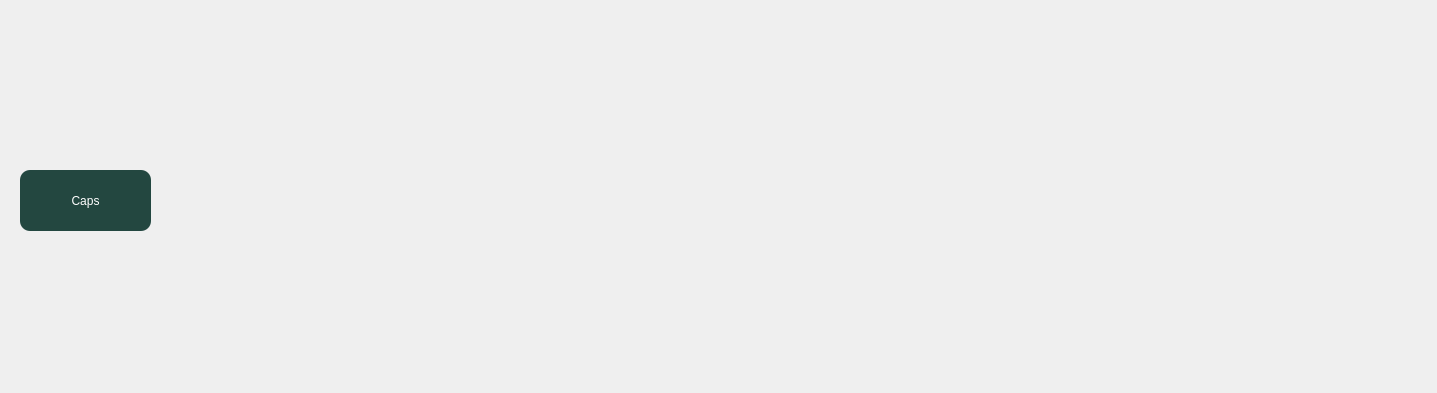
<?xml version="1.0" encoding="UTF-8"?>
<ui version="4.0">
 <class>textkeypad</class>
 <widget class="QWidget" name="textkeypad">
  <property name="geometry">
   <rect>
    <x>0</x>
    <y>0</y>
    <width>1437</width>
    <height>393</height>
   </rect>
  </property>
  <property name="windowTitle">
   <string>Form</string>
  </property>
  <property name="styleSheet">
   <string notr="true"/>
  </property>
  <widget class="QLabel" name="label">
   <property name="geometry">
    <rect>
     <x>0</x>
     <y>0</y>
     <width>1471</width>
     <height>392</height>
    </rect>
   </property>
   <property name="styleSheet">
    <string notr="true">image: url(:/new/prefix1/img/textkeypad1.png);</string>
   </property>
   <property name="text">
    <string/>
   </property>
  </widget>
  <widget class="QPushButton" name="pushButton_13">
   <property name="geometry">
    <rect>
     <x>1200</x>
     <y>240</y>
     <width>101</width>
     <height>61</height>
    </rect>
   </property>
   <property name="font">
    <font>
     <pointsize>20</pointsize>
    </font>
   </property>
   <property name="styleSheet">
    <string notr="true">background-color: transparent;
color: rgba(191, 64, 64, 0);
border:none;</string>
   </property>
   <property name="text">
    <string>.</string>
   </property>
  </widget>
  <widget class="QPushButton" name="pushButton_6">
   <property name="geometry">
    <rect>
     <x>650</x>
     <y>20</y>
     <width>101</width>
     <height>61</height>
    </rect>
   </property>
   <property name="font">
    <font>
     <pointsize>20</pointsize>
    </font>
   </property>
   <property name="styleSheet">
    <string notr="true">background-color: transparent;
color: rgba(191, 64, 64, 0);
border:none;</string>
   </property>
   <property name="text">
    <string>6</string>
   </property>
  </widget>
  <widget class="QPushButton" name="pushButton_7">
   <property name="geometry">
    <rect>
     <x>770</x>
     <y>20</y>
     <width>101</width>
     <height>61</height>
    </rect>
   </property>
   <property name="font">
    <font>
     <pointsize>20</pointsize>
    </font>
   </property>
   <property name="styleSheet">
    <string notr="true">background-color: transparent;
color: rgba(191, 64, 64, 0);
border:none;</string>
   </property>
   <property name="text">
    <string>7</string>
   </property>
  </widget>
  <widget class="QPushButton" name="pushButton_8">
   <property name="geometry">
    <rect>
     <x>890</x>
     <y>20</y>
     <width>101</width>
     <height>61</height>
    </rect>
   </property>
   <property name="font">
    <font>
     <pointsize>20</pointsize>
    </font>
   </property>
   <property name="styleSheet">
    <string notr="true">background-color: transparent;
color: rgba(191, 64, 64, 0);
border:none;</string>
   </property>
   <property name="text">
    <string>8</string>
   </property>
  </widget>
  <widget class="QPushButton" name="pushButton_3">
   <property name="geometry">
    <rect>
     <x>290</x>
     <y>20</y>
     <width>101</width>
     <height>61</height>
    </rect>
   </property>
   <property name="font">
    <font>
     <pointsize>20</pointsize>
    </font>
   </property>
   <property name="styleSheet">
    <string notr="true">background-color: transparent;
color: rgba(191, 64, 64, 0);
border:none;</string>
   </property>
   <property name="text">
    <string>3</string>
   </property>
  </widget>
  <widget class="QPushButton" name="pushButton_4">
   <property name="geometry">
    <rect>
     <x>410</x>
     <y>20</y>
     <width>101</width>
     <height>61</height>
    </rect>
   </property>
   <property name="font">
    <font>
     <pointsize>20</pointsize>
    </font>
   </property>
   <property name="styleSheet">
    <string notr="true">background-color: transparent;
color: rgba(191, 64, 64, 0);
border:none;</string>
   </property>
   <property name="text">
    <string>4</string>
   </property>
  </widget>
  <widget class="QPushButton" name="pushButton">
   <property name="geometry">
    <rect>
     <x>49</x>
     <y>20</y>
     <width>101</width>
     <height>61</height>
    </rect>
   </property>
   <property name="font">
    <font>
     <pointsize>20</pointsize>
    </font>
   </property>
   <property name="styleSheet">
    <string notr="true">background-color: transparent;
color: rgba(191, 64, 64, 0);
border:none;</string>
   </property>
   <property name="text">
    <string>1</string>
   </property>
  </widget>
  <widget class="QPushButton" name="pushButton_10">
   <property name="geometry">
    <rect>
     <x>1130</x>
     <y>20</y>
     <width>101</width>
     <height>51</height>
    </rect>
   </property>
   <property name="font">
    <font>
     <pointsize>20</pointsize>
    </font>
   </property>
   <property name="styleSheet">
    <string notr="true">background-color: transparent;
color: rgba(191, 64, 64, 0);
border:none;</string>
   </property>
   <property name="text">
    <string>0</string>
   </property>
  </widget>
  <widget class="QPushButton" name="pushButton_5">
   <property name="geometry">
    <rect>
     <x>529</x>
     <y>20</y>
     <width>101</width>
     <height>61</height>
    </rect>
   </property>
   <property name="font">
    <font>
     <pointsize>20</pointsize>
    </font>
   </property>
   <property name="styleSheet">
    <string notr="true">background-color: transparent;
color: rgba(191, 64, 64, 0);
border:none;</string>
   </property>
   <property name="text">
    <string>5</string>
   </property>
  </widget>
  <widget class="QPushButton" name="pushButton_12">
   <property name="geometry">
    <rect>
     <x>1284</x>
     <y>167</y>
     <width>131</width>
     <height>61</height>
    </rect>
   </property>
   <property name="font">
    <font>
     <pointsize>17</pointsize>
    </font>
   </property>
   <property name="styleSheet">
    <string notr="true">image: url(:/new/prefix1/img/ENTER1.png);
background-color: rgba(191, 64, 64, 0);border:none;</string>
   </property>
   <property name="text">
    <string/>
   </property>
  </widget>
  <widget class="QPushButton" name="pushButton_9">
   <property name="geometry">
    <rect>
     <x>1010</x>
     <y>20</y>
     <width>101</width>
     <height>61</height>
    </rect>
   </property>
   <property name="font">
    <font>
     <pointsize>20</pointsize>
    </font>
   </property>
   <property name="styleSheet">
    <string notr="true">background-color: transparent;
color: rgba(191, 64, 64, 0);
border:none;</string>
   </property>
   <property name="text">
    <string>9</string>
   </property>
  </widget>
  <widget class="QPushButton" name="pushButton_11">
   <property name="geometry">
    <rect>
     <x>1250</x>
     <y>20</y>
     <width>171</width>
     <height>61</height>
    </rect>
   </property>
   <property name="font">
    <font>
     <pointsize>20</pointsize>
    </font>
   </property>
   <property name="styleSheet">
    <string notr="true">background-color: transparent;
color: rgb(255, 255, 255);
border:none;</string>
   </property>
   <property name="text">
    <string/>
   </property>
  </widget>
  <widget class="QPushButton" name="pushButton_2">
   <property name="geometry">
    <rect>
     <x>170</x>
     <y>20</y>
     <width>101</width>
     <height>61</height>
    </rect>
   </property>
   <property name="font">
    <font>
     <pointsize>20</pointsize>
    </font>
   </property>
   <property name="styleSheet">
    <string notr="true">background-color: transparent;
color: rgba(191, 64, 64, 0);
border:none;</string>
   </property>
   <property name="text">
    <string>2</string>
   </property>
  </widget>
  <widget class="QPushButton" name="pushButton_14">
   <property name="geometry">
    <rect>
     <x>1230</x>
     <y>90</y>
     <width>101</width>
     <height>61</height>
    </rect>
   </property>
   <property name="font">
    <font>
     <pointsize>20</pointsize>
    </font>
   </property>
   <property name="styleSheet">
    <string notr="true">background-color: transparent;
color: rgba(191, 64, 64, 0);
border:none;</string>
   </property>
   <property name="text">
    <string>P</string>
   </property>
  </widget>
  <widget class="QPushButton" name="pushButton_15">
   <property name="geometry">
    <rect>
     <x>149</x>
     <y>90</y>
     <width>101</width>
     <height>61</height>
    </rect>
   </property>
   <property name="font">
    <font>
     <pointsize>20</pointsize>
    </font>
   </property>
   <property name="styleSheet">
    <string notr="true">background-color: transparent;
color: rgba(191, 64, 64, 0);
border:none;</string>
   </property>
   <property name="text">
    <string>Q</string>
   </property>
  </widget>
  <widget class="QPushButton" name="pushButton_16">
   <property name="geometry">
    <rect>
     <x>629</x>
     <y>90</y>
     <width>101</width>
     <height>61</height>
    </rect>
   </property>
   <property name="font">
    <font>
     <pointsize>20</pointsize>
    </font>
   </property>
   <property name="styleSheet">
    <string notr="true">background-color: transparent;
color: rgba(191, 64, 64, 0);
border:none;</string>
   </property>
   <property name="text">
    <string>T</string>
   </property>
  </widget>
  <widget class="QPushButton" name="pushButton_17">
   <property name="geometry">
    <rect>
     <x>510</x>
     <y>90</y>
     <width>101</width>
     <height>61</height>
    </rect>
   </property>
   <property name="font">
    <font>
     <pointsize>20</pointsize>
    </font>
   </property>
   <property name="styleSheet">
    <string notr="true">background-color: transparent;
color: rgba(191, 64, 64, 0);
border:none;</string>
   </property>
   <property name="text">
    <string>R</string>
   </property>
  </widget>
  <widget class="QPushButton" name="pushButton_18">
   <property name="geometry">
    <rect>
     <x>990</x>
     <y>90</y>
     <width>101</width>
     <height>61</height>
    </rect>
   </property>
   <property name="font">
    <font>
     <pointsize>20</pointsize>
    </font>
   </property>
   <property name="styleSheet">
    <string notr="true">background-color: transparent;
color: rgba(191, 64, 64, 0);
border:none;</string>
   </property>
   <property name="text">
    <string>I</string>
   </property>
  </widget>
  <widget class="QPushButton" name="pushButton_19">
   <property name="geometry">
    <rect>
     <x>390</x>
     <y>90</y>
     <width>101</width>
     <height>61</height>
    </rect>
   </property>
   <property name="font">
    <font>
     <pointsize>20</pointsize>
    </font>
   </property>
   <property name="styleSheet">
    <string notr="true">background-color: transparent;
color: rgba(191, 64, 64, 0);
border:none;</string>
   </property>
   <property name="text">
    <string>E</string>
   </property>
  </widget>
  <widget class="QPushButton" name="pushButton_20">
   <property name="geometry">
    <rect>
     <x>270</x>
     <y>90</y>
     <width>101</width>
     <height>61</height>
    </rect>
   </property>
   <property name="font">
    <font>
     <pointsize>20</pointsize>
    </font>
   </property>
   <property name="styleSheet">
    <string notr="true">background-color: transparent;
color: rgba(191, 64, 64, 0);
border:none;</string>
   </property>
   <property name="text">
    <string>W</string>
   </property>
  </widget>
  <widget class="QPushButton" name="pushButton_21">
   <property name="geometry">
    <rect>
     <x>750</x>
     <y>90</y>
     <width>101</width>
     <height>61</height>
    </rect>
   </property>
   <property name="font">
    <font>
     <pointsize>20</pointsize>
    </font>
   </property>
   <property name="styleSheet">
    <string notr="true">background-color: transparent;
color: rgba(191, 64, 64, 0);
border:none;</string>
   </property>
   <property name="text">
    <string>Y</string>
   </property>
  </widget>
  <widget class="QPushButton" name="pushButton_22">
   <property name="geometry">
    <rect>
     <x>870</x>
     <y>90</y>
     <width>101</width>
     <height>61</height>
    </rect>
   </property>
   <property name="font">
    <font>
     <pointsize>20</pointsize>
    </font>
   </property>
   <property name="styleSheet">
    <string notr="true">background-color: transparent;
color: rgba(191, 64, 64, 0);
border:none;</string>
   </property>
   <property name="text">
    <string>U</string>
   </property>
  </widget>
  <widget class="QPushButton" name="pushButton_23">
   <property name="geometry">
    <rect>
     <x>1110</x>
     <y>90</y>
     <width>101</width>
     <height>61</height>
    </rect>
   </property>
   <property name="font">
    <font>
     <pointsize>20</pointsize>
    </font>
   </property>
   <property name="styleSheet">
    <string notr="true">background-color: transparent;
color: rgba(191, 64, 64, 0);
border:none;</string>
   </property>
   <property name="text">
    <string>O</string>
   </property>
  </widget>
  <widget class="QPushButton" name="pushButton_24">
   <property name="geometry">
    <rect>
     <x>1170</x>
     <y>170</y>
     <width>101</width>
     <height>61</height>
    </rect>
   </property>
   <property name="font">
    <font>
     <pointsize>20</pointsize>
    </font>
   </property>
   <property name="styleSheet">
    <string notr="true">background-color: transparent;
color: rgba(191, 64, 64, 0);
border:none;</string>
   </property>
   <property name="text">
    <string>L</string>
   </property>
  </widget>
  <widget class="QPushButton" name="pushButton_25">
   <property name="geometry">
    <rect>
     <x>450</x>
     <y>170</y>
     <width>101</width>
     <height>61</height>
    </rect>
   </property>
   <property name="font">
    <font>
     <pointsize>20</pointsize>
    </font>
   </property>
   <property name="styleSheet">
    <string notr="true">background-color: transparent;
color: rgba(191, 64, 64, 0);
border:none;</string>
   </property>
   <property name="text">
    <string>D</string>
   </property>
  </widget>
  <widget class="QPushButton" name="pushButton_26">
   <property name="geometry">
    <rect>
     <x>810</x>
     <y>170</y>
     <width>101</width>
     <height>61</height>
    </rect>
   </property>
   <property name="font">
    <font>
     <pointsize>20</pointsize>
    </font>
   </property>
   <property name="styleSheet">
    <string notr="true">background-color: transparent;
color: rgba(191, 64, 64, 0);
border:none;</string>
   </property>
   <property name="text">
    <string>H</string>
   </property>
  </widget>
  <widget class="QPushButton" name="pushButton_27">
   <property name="geometry">
    <rect>
     <x>930</x>
     <y>170</y>
     <width>101</width>
     <height>61</height>
    </rect>
   </property>
   <property name="font">
    <font>
     <pointsize>20</pointsize>
    </font>
   </property>
   <property name="styleSheet">
    <string notr="true">background-color: transparent;
color: rgba(191, 64, 64, 0);
border:none;</string>
   </property>
   <property name="text">
    <string>J</string>
   </property>
  </widget>
  <widget class="QPushButton" name="pushButton_28">
   <property name="geometry">
    <rect>
     <x>330</x>
     <y>170</y>
     <width>101</width>
     <height>61</height>
    </rect>
   </property>
   <property name="font">
    <font>
     <pointsize>20</pointsize>
    </font>
   </property>
   <property name="styleSheet">
    <string notr="true">background-color: transparent;
color: rgba(191, 64, 64, 0);
border:none;</string>
   </property>
   <property name="text">
    <string>S</string>
   </property>
  </widget>
  <widget class="QPushButton" name="pushButton_29">
   <property name="geometry">
    <rect>
     <x>210</x>
     <y>170</y>
     <width>101</width>
     <height>61</height>
    </rect>
   </property>
   <property name="font">
    <font>
     <pointsize>20</pointsize>
    </font>
   </property>
   <property name="styleSheet">
    <string notr="true">background-color: transparent;
color: rgba(191, 64, 64, 0);
border:none;</string>
   </property>
   <property name="text">
    <string>A</string>
   </property>
  </widget>
  <widget class="QPushButton" name="pushButton_30">
   <property name="geometry">
    <rect>
     <x>1050</x>
     <y>170</y>
     <width>101</width>
     <height>61</height>
    </rect>
   </property>
   <property name="font">
    <font>
     <pointsize>20</pointsize>
    </font>
   </property>
   <property name="styleSheet">
    <string notr="true">background-color: transparent;
color: rgba(191, 64, 64, 0);
border:none;</string>
   </property>
   <property name="text">
    <string>K</string>
   </property>
  </widget>
  <widget class="QPushButton" name="pushButton_31">
   <property name="geometry">
    <rect>
     <x>689</x>
     <y>170</y>
     <width>101</width>
     <height>61</height>
    </rect>
   </property>
   <property name="font">
    <font>
     <pointsize>20</pointsize>
    </font>
   </property>
   <property name="styleSheet">
    <string notr="true">background-color: transparent;
color: rgba(191, 64, 64, 0);
border:none;</string>
   </property>
   <property name="text">
    <string>G</string>
   </property>
  </widget>
  <widget class="QPushButton" name="pushButton_32">
   <property name="geometry">
    <rect>
     <x>570</x>
     <y>170</y>
     <width>101</width>
     <height>61</height>
    </rect>
   </property>
   <property name="font">
    <font>
     <pointsize>20</pointsize>
    </font>
   </property>
   <property name="styleSheet">
    <string notr="true">background-color: transparent;
color: rgba(191, 64, 64, 0);
border:none;</string>
   </property>
   <property name="text">
    <string>F</string>
   </property>
  </widget>
  <widget class="QPushButton" name="pushButton_33">
   <property name="geometry">
    <rect>
     <x>850</x>
     <y>240</y>
     <width>101</width>
     <height>61</height>
    </rect>
   </property>
   <property name="font">
    <font>
     <pointsize>20</pointsize>
    </font>
   </property>
   <property name="styleSheet">
    <string notr="true">background-color: transparent;
color: rgba(191, 64, 64, 0);
border:none;</string>
   </property>
   <property name="text">
    <string>N</string>
   </property>
  </widget>
  <widget class="QPushButton" name="pushButton_34">
   <property name="geometry">
    <rect>
     <x>729</x>
     <y>240</y>
     <width>101</width>
     <height>61</height>
    </rect>
   </property>
   <property name="font">
    <font>
     <pointsize>20</pointsize>
    </font>
   </property>
   <property name="styleSheet">
    <string notr="true">background-color: transparent;
color: rgba(191, 64, 64, 0);
border:none;</string>
   </property>
   <property name="text">
    <string>B</string>
   </property>
  </widget>
  <widget class="QPushButton" name="pushButton_35">
   <property name="geometry">
    <rect>
     <x>970</x>
     <y>240</y>
     <width>101</width>
     <height>61</height>
    </rect>
   </property>
   <property name="font">
    <font>
     <pointsize>20</pointsize>
    </font>
   </property>
   <property name="styleSheet">
    <string notr="true">background-color: transparent;
color: rgba(191, 64, 64, 0);
border:none;</string>
   </property>
   <property name="text">
    <string>M</string>
   </property>
  </widget>
  <widget class="QPushButton" name="pushButton_36">
   <property name="geometry">
    <rect>
     <x>490</x>
     <y>240</y>
     <width>101</width>
     <height>61</height>
    </rect>
   </property>
   <property name="font">
    <font>
     <pointsize>20</pointsize>
    </font>
   </property>
   <property name="styleSheet">
    <string notr="true">background-color: transparent;
color: rgba(191, 64, 64, 0);
border:none;</string>
   </property>
   <property name="text">
    <string>C</string>
   </property>
  </widget>
  <widget class="QPushButton" name="pushButton_37">
   <property name="geometry">
    <rect>
     <x>370</x>
     <y>240</y>
     <width>101</width>
     <height>61</height>
    </rect>
   </property>
   <property name="font">
    <font>
     <pointsize>20</pointsize>
    </font>
   </property>
   <property name="styleSheet">
    <string notr="true">background-color: transparent;
color: rgba(191, 64, 64, 0);
border:none;</string>
   </property>
   <property name="text">
    <string>X</string>
   </property>
  </widget>
  <widget class="QPushButton" name="pushButton_38">
   <property name="geometry">
    <rect>
     <x>1090</x>
     <y>240</y>
     <width>101</width>
     <height>61</height>
    </rect>
   </property>
   <property name="font">
    <font>
     <pointsize>20</pointsize>
    </font>
   </property>
   <property name="styleSheet">
    <string notr="true">background-color: transparent;
color: rgba(191, 64, 64, 0);
border:none;</string>
   </property>
   <property name="text">
    <string>,</string>
   </property>
  </widget>
  <widget class="QPushButton" name="pushButton_39">
   <property name="geometry">
    <rect>
     <x>610</x>
     <y>240</y>
     <width>101</width>
     <height>61</height>
    </rect>
   </property>
   <property name="font">
    <font>
     <pointsize>20</pointsize>
    </font>
   </property>
   <property name="styleSheet">
    <string notr="true">background-color: transparent;
color: rgba(191, 64, 64, 0);
border:none;</string>
   </property>
   <property name="text">
    <string>V</string>
   </property>
  </widget>
  <widget class="QPushButton" name="pushButton_40">
   <property name="geometry">
    <rect>
     <x>250</x>
     <y>240</y>
     <width>101</width>
     <height>61</height>
    </rect>
   </property>
   <property name="font">
    <font>
     <pointsize>20</pointsize>
    </font>
   </property>
   <property name="styleSheet">
    <string notr="true">background-color: transparent;
color: rgba(191, 64, 64, 0);
border:none;</string>
   </property>
   <property name="text">
    <string>Z</string>
   </property>
  </widget>
  <widget class="QPushButton" name="pushButton_41">
   <property name="geometry">
    <rect>
     <x>1320</x>
     <y>240</y>
     <width>101</width>
     <height>61</height>
    </rect>
   </property>
   <property name="font">
    <font>
     <pointsize>20</pointsize>
    </font>
   </property>
   <property name="styleSheet">
    <string notr="true">background-color: transparent;
color: rgba(191, 64, 64, 0);
border:none;</string>
   </property>
   <property name="text">
    <string>?</string>
   </property>
  </widget>
  <widget class="QPushButton" name="pushButton_42">
   <property name="geometry">
    <rect>
     <x>420</x>
     <y>310</y>
     <width>641</width>
     <height>71</height>
    </rect>
   </property>
   <property name="font">
    <font>
     <pointsize>20</pointsize>
    </font>
   </property>
   <property name="styleSheet">
    <string notr="true">background-color: transparent;
color: rgba(191, 64, 64, 0);
border:none;</string>
   </property>
   <property name="text">
    <string/>
   </property>
  </widget>
  <widget class="QPushButton" name="pushButton_43">
   <property name="geometry">
    <rect>
     <x>20</x>
     <y>170</y>
     <width>131</width>
     <height>61</height>
    </rect>
   </property>
   <property name="styleSheet">
    <string notr="true">background-color: rgb(35, 71, 64);
border-radius:10px;
color: rgb(255, 255, 255);</string>
   </property>
   <property name="text">
    <string>Caps</string>
   </property>
  </widget>
 </widget>
 <resources/>
 <connections/>
</ui>
